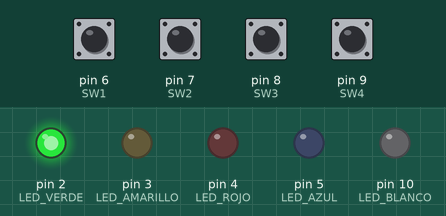
A program run on a simulated Arduino Uno, built with avr-gcc and run on an emulated ATmega328P. Parts: output pins drawn as LEDs (lit = HIGH). The test bench sets the inputs (shaded band); at power-on: pin 6 (SW1), pin 7 (SW2), pin 8 (SW3), pin 9 (SW4) HIGH.

Above: at 0.2 s.
At 1.2 s:
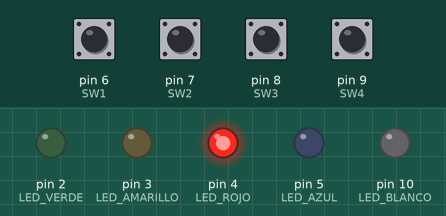
At 2.7 s:
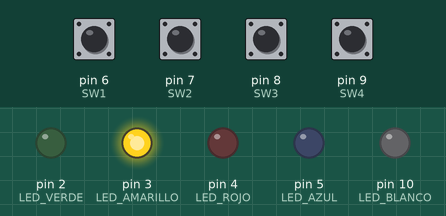
At 3.7 s:
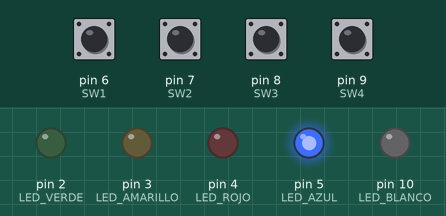
Timing chart, 0 to 4.6 s (numbered marks = the images above):
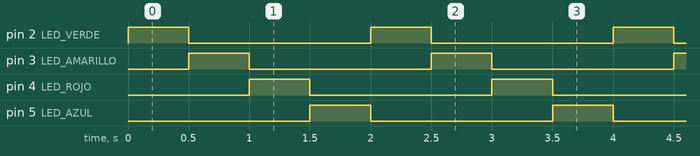

The program:

main.cpp
```cpp
#include <Arduino.h>
#include "botones.h" // Incluye el archivo de encabezado para las funciones relacionadas con la lectura de botones
#include "apagarLeds.h" // Incluye el archivo de encabezado para la función de apagar LEDs
#include "secuenciaLeds.h" // Incluye el archivo de encabezado para la función de secuencia de LEDs

// Definiciones de pines para los LEDs y los botones
const int16_t LED_VERDE = 2;
const int16_t LED_AMARILLO = 3;
const int16_t LED_ROJO = 4;
const int16_t LED_AZUL = 5;
const int16_t LED_BLANCO = 10;
const int16_t SW1 = 6;
const int16_t SW2 = 7;
const int16_t SW3 = 8;
const int16_t SW4 = 9;


void setup(){
  // Configura los pines de los LEDs como salidas y los pines de los botones como entradas
  pinMode(LED_VERDE, OUTPUT);
  pinMode(LED_AMARILLO, OUTPUT);
  pinMode(LED_ROJO, OUTPUT);
  pinMode(LED_AZUL, OUTPUT);
  pinMode(LED_BLANCO, OUTPUT);
  pinMode(SW1, INPUT);
  pinMode(SW2, INPUT);
  pinMode(SW3, INPUT);
  pinMode(SW4, INPUT);
  inicio();
}

void loop(){
  // Variables para almacenar el estado anterior de los botones SW3 y SW4
  static bool prevSW3State = false;
  static bool prevSW4State = false;

  // Variables para controlar el estado de los botones y la secuencia de LEDs
  int16_t selector1 = 0;
  int16_t selector2 = 0;
  int16_t selector3 = 0;
  int16_t selector4 = 0;
  int16_t arregloLeds[] = {LED_VERDE, LED_AMARILLO, LED_ROJO, LED_AZUL};
  int16_t len = sizeof(arregloLeds) / sizeof(int16_t);
  int16_t tiempo = 500;
  enum sentido dir = derecha;
  controlSecuencia controlLeds = {arregloLeds, len, tiempo, dir};


  while(1){

    actualizar(SW1);

    // Verificar el cambio de estado para SW1 y SW2 y actualizar la dirección de la secuencia
    if (estado == BUTTON_DOWN){
      selector1 = !selector1;
      if ( selector1 ){
        controlLeds.dir = izquierda;
      } else{
        }
    }
    if (leer_boton( SW2 ) ){
      selector2= !selector2;
      if ( selector2 ){
        controlLeds.dir = derecha;
      } else{
        }
    }

    // Verificar el cambio de estado para SW3 y actualizar el tiempo si es necesario
    bool currentSW3State = leer_boton(SW3);
    if (currentSW3State != prevSW3State){
      selector3 = !selector3;
      if (selector3) {
        controlLeds.tiempo = 200;
      } else {
        controlLeds.tiempo = 500; // Si se desactiva SW3, volver al tiempo por defecto
      }
      prevSW3State = currentSW3State; // Actualizar el estado anterior
    }

    // Verificar el cambio de estado para SW4 y actualizar el tiempo si es necesario
    bool currentSW4State = leer_boton(SW4);
    if (currentSW4State != prevSW4State){
      selector4 = !selector4;
      if (selector4) {
        controlLeds.tiempo = 700;
      } else {
        controlLeds.tiempo = 500; // Si se desactiva SW4, volver al tiempo por defecto
      }
      prevSW4State = currentSW4State; // Actualizar el estado anterior
    }

    // Ejecutar la secuencia de LEDs con los parámetros actualizados
    secuenciaLeds(&controlLeds);

    // Retardo basado en el tiempo de la secuencia actual
    delay(controlLeds.tiempo);
  }
}
```

Measured:
- by itself, pin 2 (LED_VERDE), pin 3 (LED_AMARILLO), pin 4 (LED_ROJO), pin 5 (LED_AZUL): alternates HIGH for 0.50 s and LOW for 1.5 s
- by itself, everything shown: repeats every 2.0 s, in 4 steps
